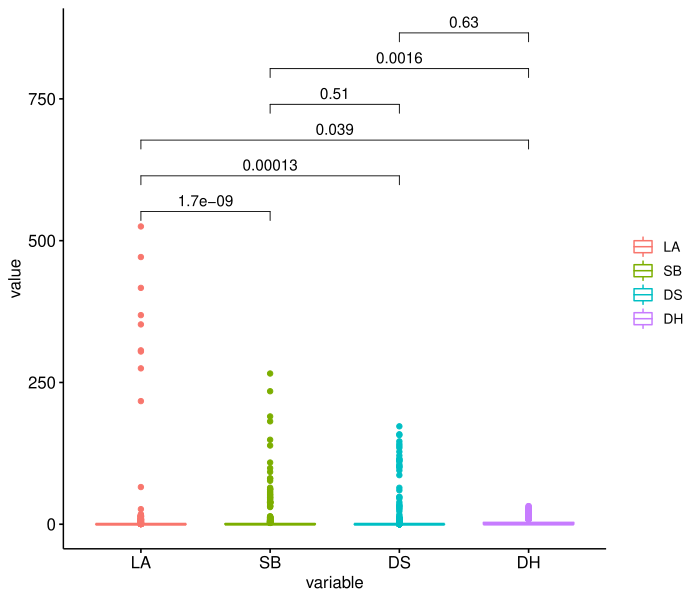

Recreate this plot in R.
#!/Bio/User/renchaobo/software/miniconda3/envs/R3.6.1/bin/Rscript
# Title     : Box plot with ggpubr with p value
# Created by: MingJia
# Created on: 2021/4/24
options(warn = -1)
library(optparse)
library(ggpubr)
library(reshape2)
library(stringr)
library(logging)
basicConfig()

#### Argument parser ####
option_list <- list(
  make_option(c("-f", "--file"),
              type = "character",
              help = "The table include expression info"),
  make_option(c("--compare"),
              type = "character",
              help = "The file contain compare info"),
  make_option(
    c("-p", "--prefix"),
    type = "character",
    default = "result",
    help = "The out prefix"
  ),
  make_option(c("-x", "--xlab"),
              type = "character",
              help = "The x lab name"),
  make_option(c("-y", "--ylab"),
              type = "character",
              help = "The y lab name"),
  make_option(
    c("--method"),
    type = "character",
    default = "kruskal.test",
    help = "Which method to be used for comparing means [default %default]"
  ),
  make_option(
    c("--convert"),
    type = "character",
    default = "/Bio/usr/bin/convert",
    help = "The convert program to convert pdf to png[default %default]"
  )
)
opts <- parse_args(
  OptionParser(
    usage = "%prog[options]",
    option_list = option_list,
    description = "\nBox plot with compare p value by ggpubr"
  ),
  positional_arguments = F
)
#########################
methods <- c("t.test", "wilcox.test", "anova", "kruskal.test")
if (!(opts$method %in% methods)) {
  logerror("method must one of %s", methods)
  quit(status = 1)
}

loginfo("Parse the input table %s", opts$file)
df <- read.table(
  file = opts$file,
  header = T,
  row.names = 1,
  check.names = F,
  sep = "\t",
  quote = ""
)

loginfo("Parse the compare info file %s", opts$compare)
tmp <- read.table(
  file = opts$compare,
  check.names = F,
  sep = "\t",
  quote = "",
  stringsAsFactors = F
)
info.compare <- lapply(split(tmp, seq(nrow(tmp))), as.character)

loginfo("Melt the data")
tag <- colnames(df)[1]
info.data <- melt(df, ID = tag)

loginfo("Plot")
file_pdf <- str_c(opts$prefix, "pdf", sep = '.')
file_png <- str_c(opts$prefix, "png", sep = '.')

g <- ggboxplot(info.data,
               x = "variable",
               y = "value",
               color = "variable") +
  stat_compare_means(comparisons = info.compare,
                     method = opts$method) +
  theme(legend.title = element_blank(),
        legend.position = "right")

if (!is.null(opts$xlab)) {
  g <- g + xlab(opts$xlab)
}
if (!is.null(opts$ylab)) {
  g <- g + ylab(opts$ylab)
}

ggsave(g,
       file = file_pdf,
       width = 7,
       height = 6)
cmd <- str_c(opts$convert, file_pdf, file_png, sep = " ")
system(cmd)
